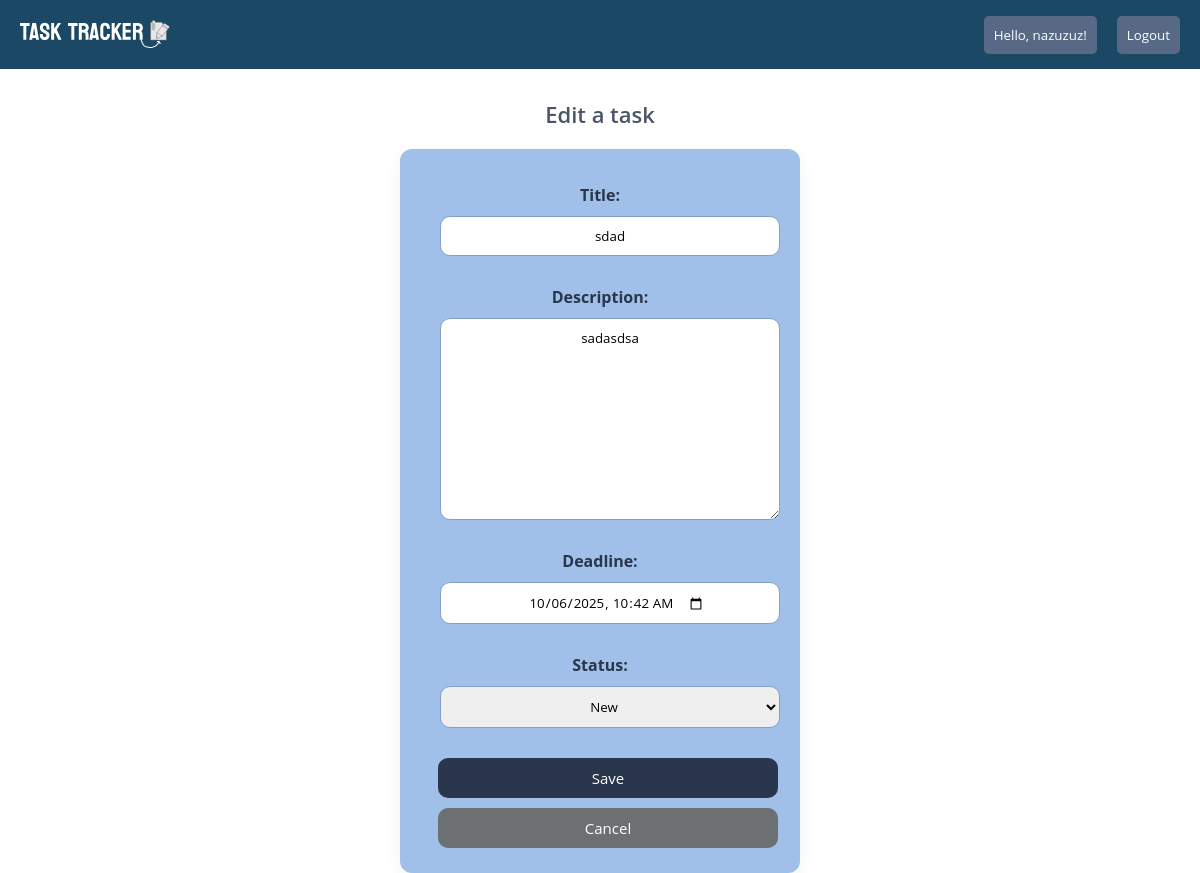
The app's page /tasks/76/edit/ (signed in) with its own data.
### todo/models.py (models this page shows, shortened)
class Task(models.Model):
    new_status="new"
    in_progress_status="in_progress"
    done_status="done"
    CHOICE_STATUS=[
        (new_status,"New"),
        (in_progress_status,"In progress"),
        (done_status,"Completed"),
    ]
    title=models.CharField(max_length=200)
    description=models.TextField(blank=True)
    deadline=models.DateTimeField()
    is_notified=models.BooleanField(default=False)
    status=models.CharField(max_length=20,choices=CHOICE_STATUS,default=new_status)
    created_at=models.DateTimeField(auto_now_add=True)
    user_owner=models.ForeignKey(User,on_delete=models.CASCADE)

### todo/views.py (the view)
# urls.py: path("tasks/<int:pk>/edit/",views.update_task,name="task_update"),
@login_required
def update_task(request,pk):
    task=get_object_or_404(Task,pk=pk,user_owner=request.user)
    form=TaskForm(request.POST or None, instance=task)
    if form.is_valid():
        form.save()
        return redirect("home")
    return render(request, "todo_folder/task_update.html",{"form":form})

### todo/forms.py
class TaskForm(forms.ModelForm):
    class Meta:
        model=Task
        fields=["title","description","deadline","status"]
        widgets={
            "deadline":forms.DateTimeInput(attrs={"type":"datetime-local"}),
            }

### todo/templates/todo_folder/task_update.html (shortened to what this page needs)
{% extends 'todo_folder/home.html' %}
{% load static %}
{% block content %}
<link rel="stylesheet" href="{% static 'css/update_task.css' %}">
<h3 class="createtext">{% if form.instance.pk %}Edit{% endif %} a task</h3>
<div class="main">
<form class="fill_form" method="POST">
    {{ form.as_p }}
    <button class="create_btn" type="submit">Save</button>
    <a class="cancel_btn" href="{% url 'home' %}">Cancel</a>
</form>
</div>
{% endblock %}

### todo/templates/todo_folder/home.html (shortened to what this page needs)
{% load static %}
<!DOCTYPE html>
<html lang="en">
<head>
    <link rel="stylesheet" href="{% static 'css/home.css' %}">
    <link rel="stylesheet" href="https://cdnjs.cloudflare.com/ajax/libs/font-awesome/7.0.1/css/all.min.css" />
</head>
<body>
    <nav>
        <div class="logo"><a href="{% url 'home' %}"><img class="logo_pic" src="{% static 'img/logo.svg' %}"></a></div>
        <ul class="nav-links">
            <button class="login1"><a href="{% url 'login' %}">Hello, {{request.user}}!</a></button>
            <button class="login1"><a href="{% url 'logout' %}">Logout</a></button>
        </ul>
    </nav>
    {% block content %}{% endblock %}
</body>
</html>

### todo/static/css/home.css (style rules this page uses)
* { margin: 0; padding: 0; box-sizing: border-box; font-family: 'Open Sans', sans-serif; }
nav { background: #1b4965; color: white; display: flex; justify-content: space-between; align-items: center; padding: 10px 20px; }
.logo_pic { width: 150px; cursor: pointer; }
.nav-links { display: flex; list-style: none; gap: 20px; }
.register1, .login1 { background-color: #576984; color: #fff; padding: 10px 10px; border-radius: 5px; border: none; }
.register1 a, .login1 a { color: #fff; text-decoration: none; }
#id_deadline_time_0, #id_deadline_time_1, #id_expired_date, #id_status { border: none; border-bottom: 2px solid #a6c7e4; border-radius: 0px; outline: none; padding: 10px; margin: 15px; }

### todo/static/css/update_task.css (style rules this page uses)
form.fill_form { background-color: #a0c0ea; width: 400px; max-width: 600px; display: flex; flex-direction: column; justify-content: center; border-radius: 12px; padding: 25px 30px; box-shadow: 0px 6px 15px rgba(139, 138, 138, 0.1); }
p { margin: 10px 0; font-weight: 500; color: #29364b; font-weight: bold; text-align: center; }
.main { display: flex; justify-content: center; margin-top: 20px; }
.createtext { text-align: center; margin-top: 30px; margin-bottom: 15px; color: #4b5568; font-size: 22px; font-weight: 600; }
#id_title, #id_description, #id_deadline, #id_status, .submit_btn { width: 100%; border: 1.5px solid #84a0c7; margin: 10px; transition: all 0.2s ease; box-sizing: border-box; display: flex; justify-content: center; border-radius: 10px; text-align: center; padding: 10px 10px; }
.create_btn, .cancel_btn { width: 100%; padding: 10px 20px; margin: 10px 8px 0 8px; border-radius: 10px; cursor: pointer; font-size: 15px; text-align: center; color: #fff; border: none; text-decoration: none; transition: all 0.25s ease; }
.create_btn { background-color: #29364b; }
.cancel_btn { background-color: #6c7073; }

### records on screen
Task: title "sdad", description "sadasdsa", deadline "10/06/2025 10:42", status "New"

### other values on screen
{{ request.user }} "nazuzuz"
